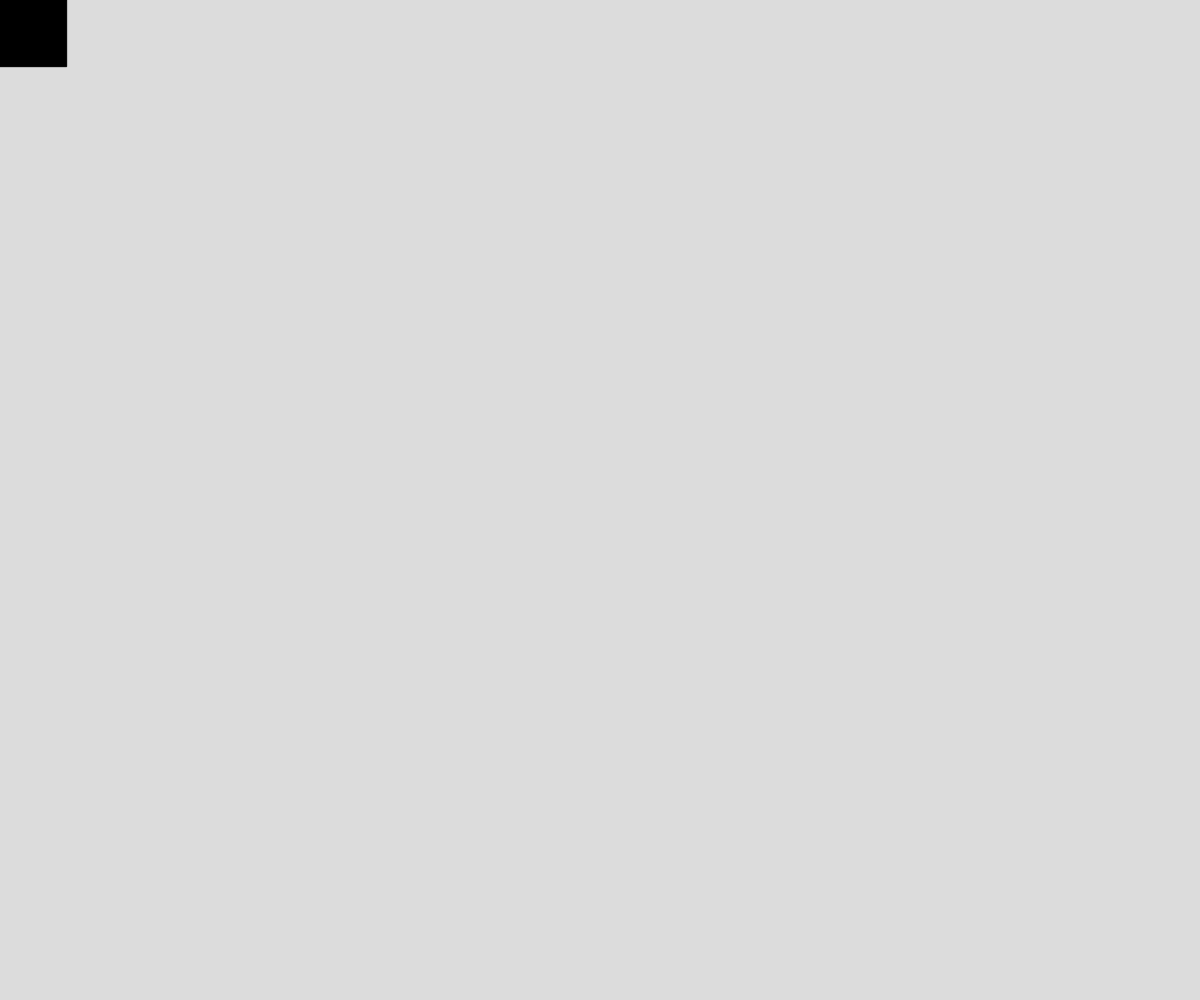
Frame 1 (no input)
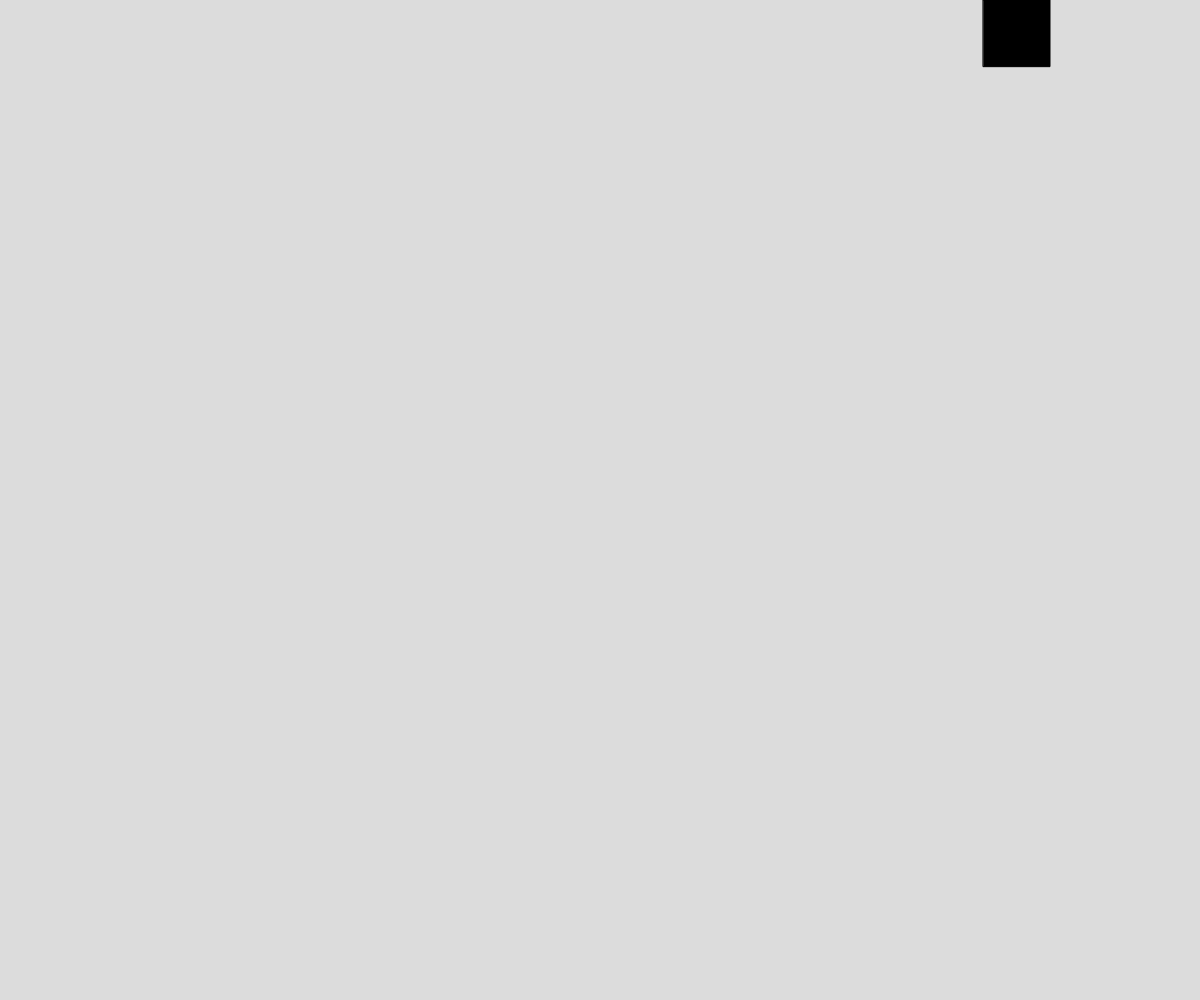
Frame 60 (no input)
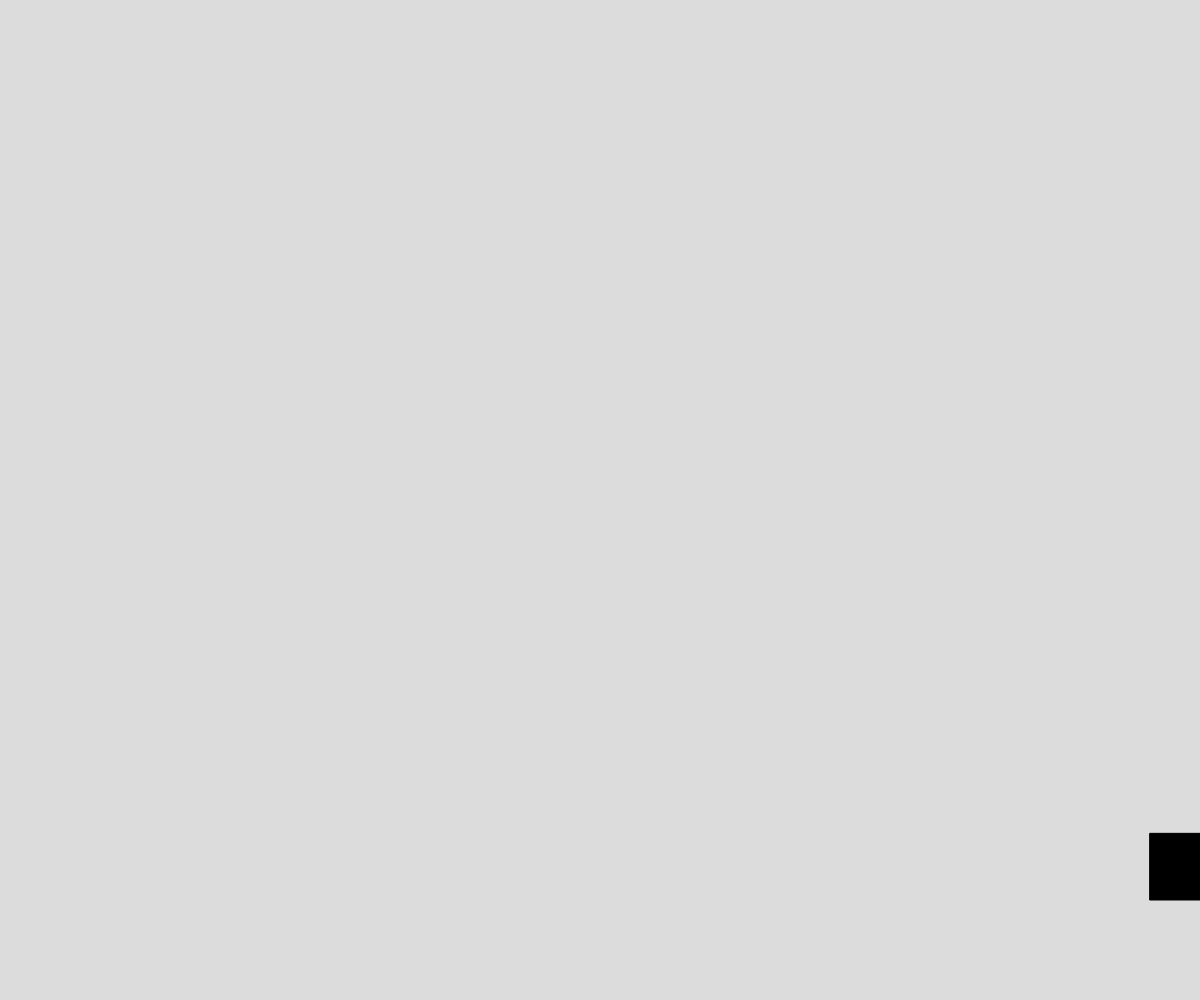
Frame 120 (the mouse pressed at the canvas centre since frame 60)

The p5.js sketch that drew these frames (run headless with seeded random() and noise() and a simulated clock; from frame 60 on, the mouse is pressed at the canvas centre):

// p5.js sketch
// ── sketch.js
// Square Moving Around Edge of Screen
let x;
let y;
let s;
let dx;
let dy;

async function setup() {
  createCanvas(windowWidth, windowHeight);
  x = 0;
  y = 0;
  if (windowWidth <= windowHeight) {
    s = windowWidth/15;
    wx = windowWidth/60;
  }
  else {
    s = windowHeight/15;
    wx = windowHeight/60;
  }
  dx = wx;
  dy = 0;
}

function draw() {
  background(220);
  createSquare();
  moveSquare();
}

function createSquare() {
  fill("black");
  square(x, y, s);
}

function moveSquare() {
  if (x >= windowWidth - s) {
    if (y <= windowHeight - s) {
      dx = 0;
      dy = wx;
    }
    else {
      dx = -wx;
      dy = 0;
    }
  }
  else if (x <= 0) {
    if (y > 0) {
      dx = 0;
      dy = -wx;
    }
    else {
      dx = wx;
      dy = 0;
    }
  }
  x += dx;
  y += dy;
}
